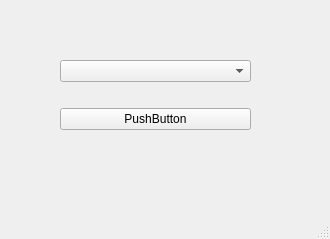
<?xml version="1.0" encoding="UTF-8"?>
<ui version="4.0">
 <class>MainWindow</class>
 <widget class="QMainWindow" name="MainWindow">
  <property name="geometry">
   <rect>
    <x>0</x>
    <y>0</y>
    <width>330</width>
    <height>239</height>
   </rect>
  </property>
  <property name="windowTitle">
   <string>MainWindow</string>
  </property>
  <widget class="QWidget" name="centralwidget">
   <widget class="QWidget" name="">
    <property name="geometry">
     <rect>
      <x>60</x>
      <y>40</y>
      <width>191</width>
      <height>111</height>
     </rect>
    </property>
    <layout class="QVBoxLayout" name="verticalLayout">
     <item>
      <widget class="QComboBox" name="comboBox"/>
     </item>
     <item>
      <widget class="QPushButton" name="pushButton">
       <property name="text">
        <string>PushButton</string>
       </property>
      </widget>
     </item>
    </layout>
   </widget>
  </widget>
  <widget class="QMenuBar" name="menubar">
   <property name="geometry">
    <rect>
     <x>0</x>
     <y>0</y>
     <width>330</width>
     <height>22</height>
    </rect>
   </property>
  </widget>
  <widget class="QStatusBar" name="statusbar"/>
 </widget>
 <resources/>
 <connections/>
</ui>
